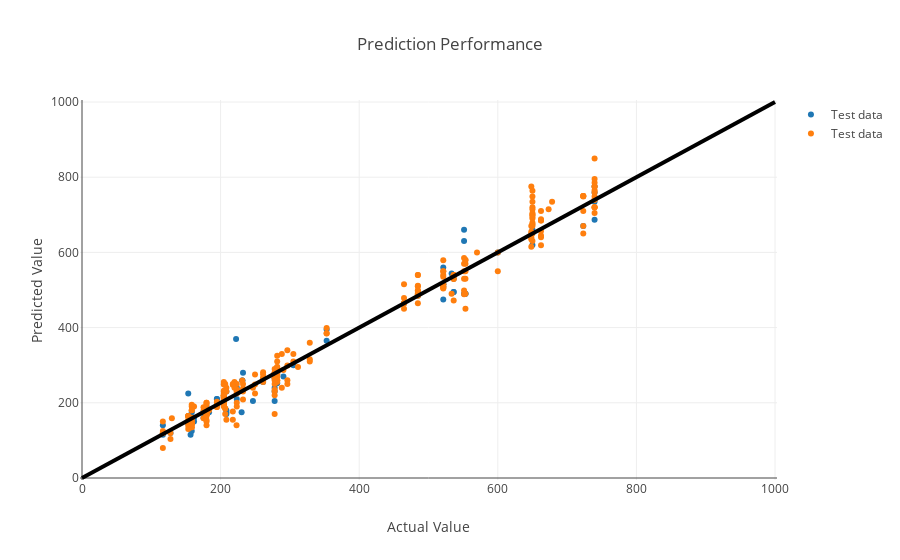

Here is the notebook cell this chart was saved with:
### Code cell
# Plot outputs

trace1 = go.Scatter(
        x=y_pred_test_k,
        y=y_test_k,
        mode='markers',
        name = 'Test data'
        )
trace2 = go.Scatter(
        x=y_pred_train_k,
        y=y_train_k,
        mode='markers',
        name = 'Test data'
        )

layout = {
    
    'title':'Prediction Performance',
    'xaxis' : dict(title = 'Actual Value'),
    'yaxis' : dict(title = 'Predicted Value'),
    'shapes': [
        {
            'type': 'line',
            'x0': 0,
            'y0': 0,
            'x1': 1000,
            'y1': 1000,
            'line': {
                'color': 'rgb(0,0,0)',
                'width': 4
            },
        }
    ],
    'showlegend': True
}
data = [trace1, trace2]

iplot({'data':data, 'layout':layout},filename='basic')

### Figure 1 — Plotly figure (JSON) as saved in the notebook; plotly's stock layout.template omitted (floating-point values rounded to 4 significant figures; data arrays with more than 128 entries replaced by an {"elided": "..."} marker saying what was removed)
{"data": [{"mode": "markers", "name": "Test data", "type": "scatter", "uid": "bbfca93a-ccd4-11e8-9cc9-6a000073fc60", "x": [231.3, 116.7, 739.7, 208.3, 156.7, 179.7, 231.3, 175.3, 353, 116.7, 521.3, 536.3, 739.7, 153.3, 464.7, 521.3, 194.7, 305, 278, 161.7, 278, 204.7, 261.3, 600, 553.3, 521.3, 551.3, 521.3, 533.3, 739.7, 650, 281.7, 204.7, 223.3, 208.3, 161.7, 158.3, 158.3, 246.7, 551.3, 553.3, 179.7, 183.3, 723.3, 290.7, 739.7, 158.3, 536.3, 353, 278, 278, 230.3, 153.3, 521.3, 208.3, 232.3, 551.3, 175.3, 536.3, 194.7, 281.7, 127.7, 208.3, 484.7, 650, 223.3, 222.3, 153.3], "y": [259, 140, 735, 170, 115, 189, 259, 160, 365, 115, 560, 495, 775, 165, 465, 509, 210, 300, 265, 150, 205, 205, 255, 600, 490, 475, 630, 515, 544, 687, 660, 275, 216, 210, 230, 160, 155, 175, 205, 490, 490, 175, 175, 670, 270, 759, 125, 530, 395, 230, 240, 175, 145, 515, 180, 280, 660, 175, 495, 210, 252, 120, 175, 485, 620, 240, 370, 225]}, {"mode": "markers", "name": "Test data", "type": "scatter", "uid": "bbfcaab6-ccd4-11e8-be5a-6a000073fc60", "x": {"elided": "270 float values"}, "y": {"elided": "270 int values"}}], "layout": {"shapes": [{"line": {"color": "rgb(0,0,0)", "width": 4}, "type": "line", "x0": 0, "x1": 1000, "y0": 0, "y1": 1000}], "showlegend": true, "title": "Prediction Performance", "xaxis": {"title": "Actual Value"}, "yaxis": {"title": "Predicted Value"}}}
